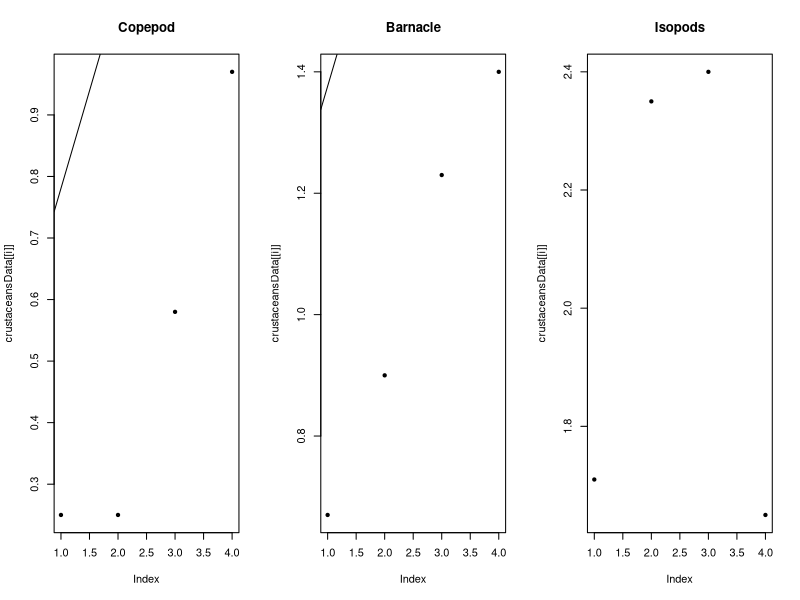
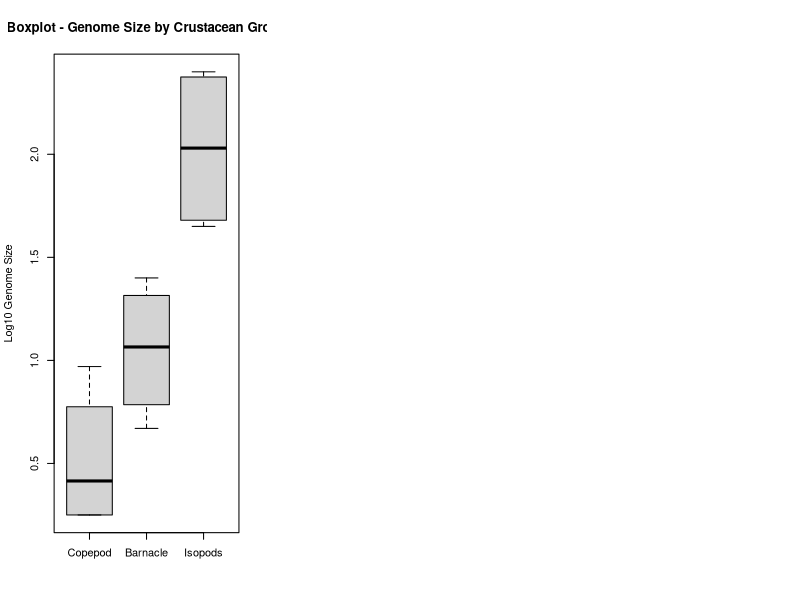

The R script that drew these images, in order: (Note: this script raises an error after producing the figures.)
#The following is the log10 of the genome size (measured in picograms of DNA per
#haploid cell) of 3 different types of crustaceans. The log10 transformation is taken to
#make the variance along the groups uniform.
#i. Use a one-way ANOVA test at 0.05 level of significance to determine whether
#the mean log10 of the genome size is significantly different between crustacean
#groupings. Furthermore, construct a one-way ANOVA model for the above
#data. Also, use a 0.05 level of significance to check the normality,
#homoscedasticity and independence assumptions for the error terms of this
#model.
#3
#ii. At a 0.05 level of significance, implement pairwise post-hoc analysis on the
#levels by implementing Bonferroni, Tukey and Scheffé methods for pairwise
#comparisons. Interpret the result for each. 

install.packages('multcomp')
library('multcomp')

crustaceans <- read.csv("crustaceans.csv")

crustaceansData <- list(
  Copepod = c(0.25, 0.25, 0.58, 0.97),
  Barnacle = c(0.67, 0.9, 1.23, 1.4),
  Isopods = c(1.71, 2.35, 2.4, 1.65)
)

par(mfrow = c(1, 3))
for (i in 1:length(crustaceansData)) {
  plot(crustaceansData[[i]], pch = 20, main = names(crustaceansData)[i])
  qqline(crustaceansData[[i]])
}

boxplot(crustaceansData, names = names(crustaceansData), ylab = "Log10 Genome Size", main = "Boxplot - Genome Size by Crustacean Group")

# Combine all the data into a single vector
all_values <- unlist(crustaceansData)

# Perform the ANOVA test
anova_result <- aov(all_values ~ rep(names(crustaceansData), lengths(crustaceansData)))

# Print the ANOVA summary
summary(anova_result)

# Perform Tukey's post-hoc test
tukey_result <- TukeyHSD(anova_result)

# Print the pairwise comparisons
print(tukey_result)

# Perform pairwise comparisons using Bonferroni correction
bonferroni_result <- pairwise.t.test(all_values, rep(names(crustaceansData), lengths(crustaceansData)),
                                     p.adjust.method = "bonferroni")

# Print the pairwise comparisons
print(bonferroni_result)

# Perform pairwise comparisons using Scheffé correction
scheffe_result <- glht(anova_result, linfct = mcp(Group = "Tukey"))

# Print the pairwise comparisons
summary(scheffe_result)

################ Part 2 ###############
genexpdata <- read.csv("genexpdata.csv")
attach(genexpdata)
genexpFrameData <- data.frame(genexpdata$Method, genexpdata$Treatment, genexpdata$Gene.Expression)

# Perform regression analysis
genexpdataModel = lm(genexpdata$Gene.Expression ~ genexpdata$Method + genexpdata$Treatment, data = genexpFrameData)
summary(genexpdataModel)
